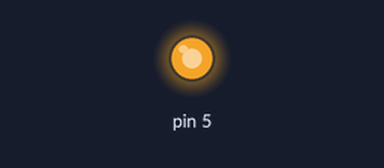
Bench run of a sketch on a simulated Arduino Uno, built with avr-gcc and run on an emulated ATmega328P. Parts: output pins drawn as LEDs (lit = HIGH). Random numbers use the default seed unless the sketch sets one.

Above: at 0.1 s.
At 9.9 s:
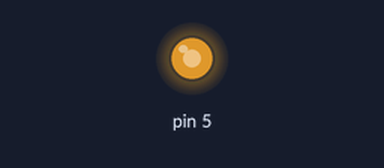
At 19.91 s:
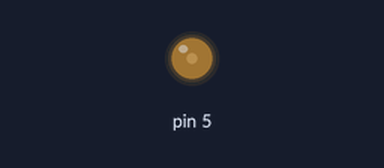
At 39.72 s:
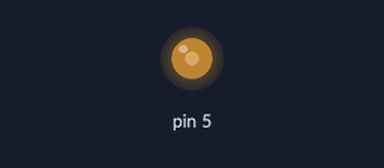
Timing chart, 0 to 40.0 s (numbered marks = the images above):
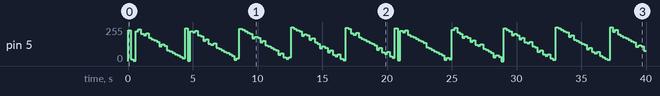

The sketch:

intensidadled.ino
```cpp
//pag 166
int maximo =255;
void setup() {
  pinMode(5,OUTPUT);

}

void loop() {
  randomSeed( millis());
  analogWrite(5,random(maximo));
  delay(200);


}
void brillo(){
  for(int i=0;i<=255;i++){
    analogWrite(5,i);
    delay(500);
  }
//  for(int i=255;i<255;i--){
//    analogWrite(5,i);
//    delay(500);
//  }
}
```

Measured:
- by itself, pin 5: 0/255 → 232/255 at 0.00 s, → 13/255 0.20 s later, → 3/255 0.20 s later, → 225/255 0.20 s later, … (200 changes in this stretch)
